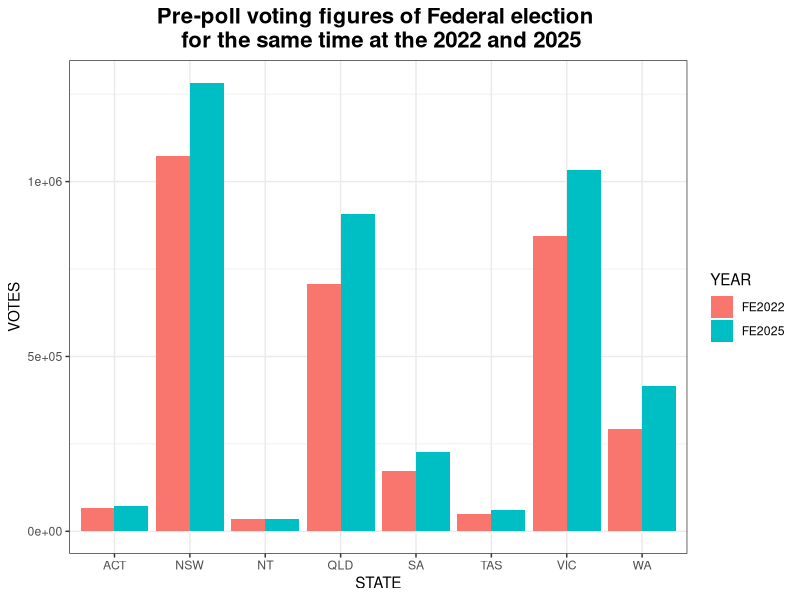

Write R code to recreate this figure.
library(ggplot2)
library(tidyr) 

raw_data <- read.csv("data.csv")
# Remove Total 
filtered_data <- raw_data[raw_data$STATE != "TOTAL", ]

data_long <- pivot_longer(filtered_data, cols = -STATE, names_to = "YEAR", values_to = "VOTES")


p <- ggplot(data_long, mapping = aes(x= STATE ,y=VOTES, fill=YEAR))

p + geom_bar(stat = "identity", position = "dodge") + 
  labs(title = 'Pre-poll voting figures of Federal election \n for the same time at the 2022 and 2025') + 
  theme_bw() +
  theme(plot.title = element_text(
    face = "bold",
    size = 16,
    hjust = 0.5
  ))
    

